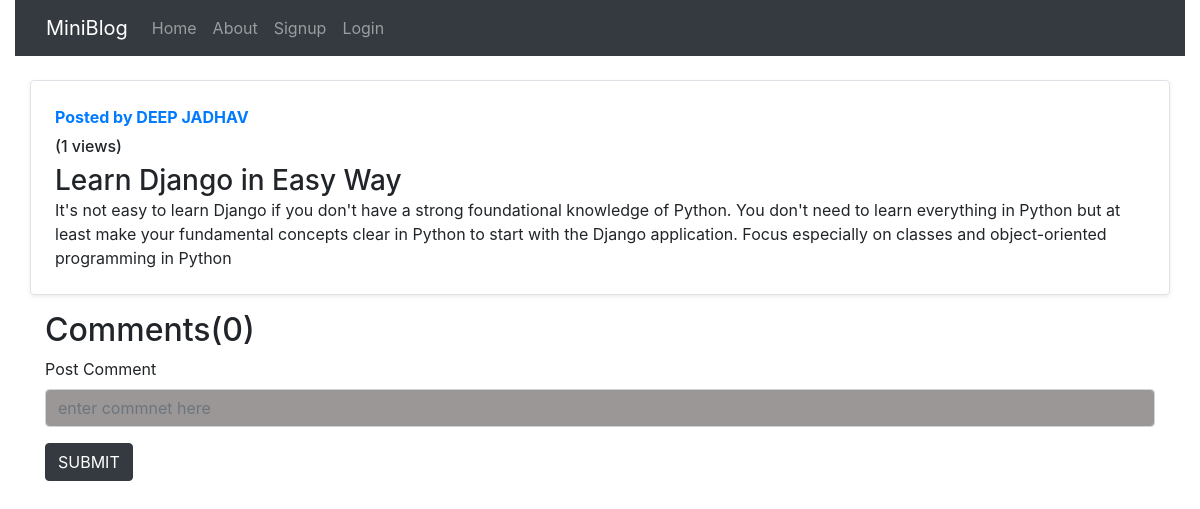
The app's page /blogs/1 with its own data.
### blog/models.py (models this page shows)
class Post(models.Model):
    title = models.CharField(max_length=150)
    desc = models.TextField()
    author = models.CharField(max_length=50)
    views = models.IntegerField(default=0)
    date_added=models.DateTimeField(auto_now_add=True)
    date_updated=models.DateTimeField(auto_now=True)

### blog/views.py (the view)
# urls.py: path('blogs/<int:blogid>',blogs),
def blogs(request,blogid):
    posts= Post.objects.get(id=blogid)
    posts.views = posts.views + 1
    posts.save()
    comments = BlogComment.objects.filter(post=posts,parent=None)
    replies = BlogComment.objects.filter(post=posts).exclude(parent=None)
    replydict = {}
    for reply in replies:
        if reply.parent.sno not in replydict.keys():
            replydict[reply.parent.sno] = [reply]
        else:
            replydict[reply.parent.sno].append(reply)
    return render(request,'blogs.html',{'posts':posts,'comments':comments,'replydict':replydict})

### blog/templates/blogs.html (shortened to what this page needs)
{% extends 'base.html' %}
{% load static %}
{% load humanize %}
{% load extras %}
{% block content %}
<div class="row no-gutters border rounded overflow-hidden flex-md-row mt-4  shadow-sm h-md-250 position-relative">
    <div class="col p-4 d-flex flex-column position-static">
        <strong class="d-inline-block mb-2 text-primary "> Posted by {{posts.author}}</strong>
        <h6>({{posts.views}} views) </h6>
        <h3 class="mb-0">{{posts.title}}</h3>
        <p class="card-text mb-auto">{{posts.desc}}</p>
    </div>
</div>
<div class="container mt-3">
    <h2>Comments({{comments.count}})</h2>
    <form action="/postcomment/" method="POST">
        <div class="form-group">
            <label for="commentname">Post Comment</label>
            <input type="text" class="form-control" name="comment" placeholder="enter commnet here" required id="">
        </div>
        <input type="submit" class="btn btn-dark" value="SUBMIT" name="" id="">
    </form>
</div>
{% endblock content %}

### blog/static/css/style.css (style rules this page uses)
.form-control { background-color: rgb(155, 151, 151); }

### records on screen
Post: author "DEEP JADHAV", views "1", title "Learn Django in Easy Way", desc "It's not easy to learn Django if you don't have a strong foundational knowledge of Python. You don't need to learn everything in Python but at least make your fundamental concepts clear in Python to start with the Django application. Focus especially on classes and object-oriented programming in Python"

### other values on screen
{{ comments.count }} "0"
